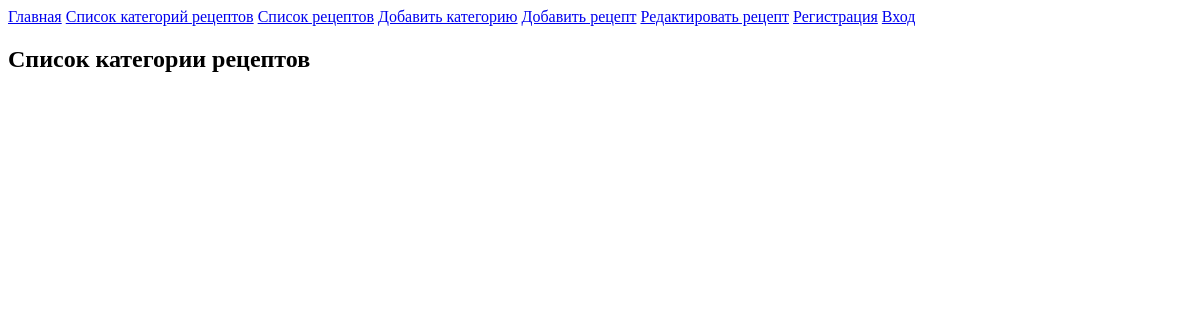
Page /list_category/ on the earlier database version.
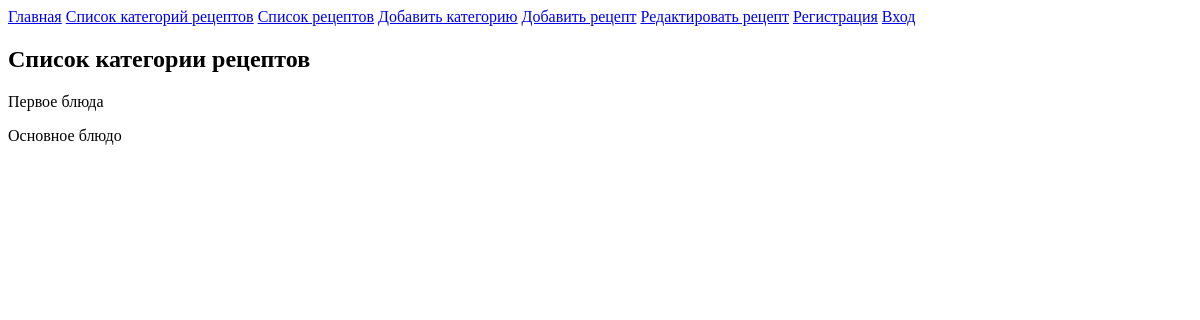
Same page on the later database version.
### recipeapp/models.py (models this page shows)
class Category(models.Model):
    name_category = models.CharField(max_length=150)
    def __str__(self):
        return f'{self.name_category}'

### recipeapp/views.py (the view)
# urls.py: path('list_category/', CategoryView.as_view(), name='list_category'),
class CategoryView(ListView):
    template_name = 'recipeapp/list_category.html'
    model = Category
    context = Category.objects.all()

### recipeapp/templates/recipeapp/list_category.html
{% extends 'recipeapp/base.html' %}
{% block content %}
<h2>Список категории рецептов</h2>
{% for name_category in object_list %}
    <p>{{ name_category }}</p>
{% endfor %}
{% endblock %}

Differences in the rows shown:
added Category: name_category "Первое блюда"
added Category: name_category "Основное блюдо"
